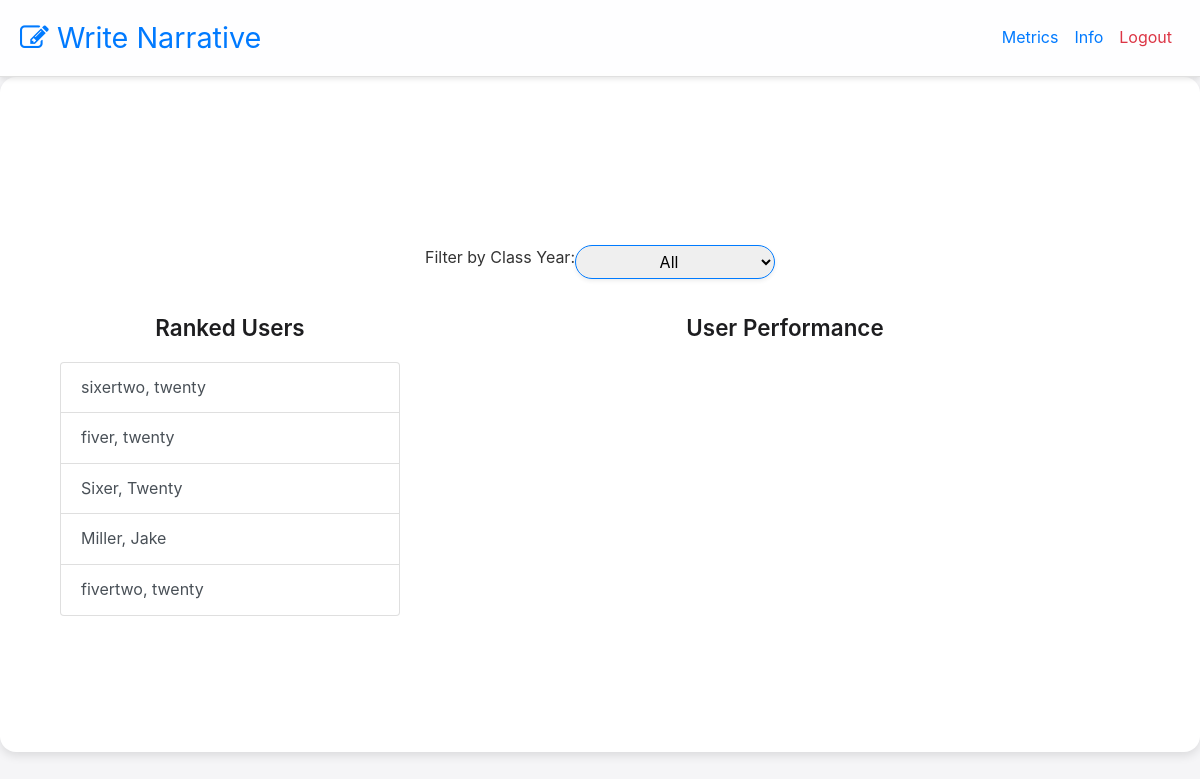
The page /phase-two (signed in) on the database as committed earlier.
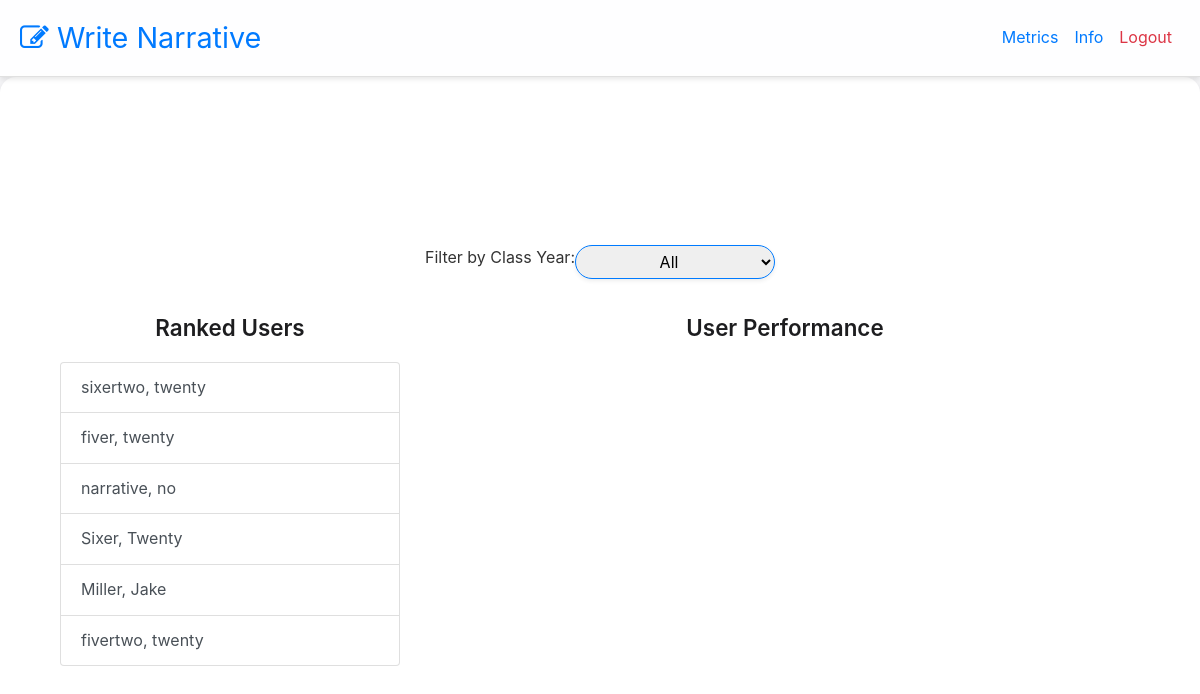
The same page on the database as committed later.
### website/models.py (models this page shows)
class Stratification(db.Model):
    id = db.Column(db.Integer, primary_key=True)
    overall_elo = db.Column(db.Integer)
    duty_perform_elo = db.Column(db.Integer)
    professionalism_elo = db.Column(db.Integer)
    leadership_elo = db.Column(db.Integer)
    character_elo = db.Column(db.Integer)
    num_comparisons = db.Column(db.Integer, default=0) #used to balance user comparisons
    comparison_history = db.Column(JSON, default=list)  # New field to track comparisons
    user_id = db.Column(db.Integer, db.ForeignKey('user.id'))

class User(db.Model, UserMixin):
    id = db.Column(db.Integer, primary_key=True)
    email = db.Column(db.String(150), unique=True)
    password = db.Column(db.String(150))
    first_name = db.Column(db.String(150))
    last_name = db.Column(db.String(150))
    notes = db.relationship('Note')
    supervisor_notes = db.relationship('Supervisor_Notes')
    feedback = db.relationship('Feedback')
    stratification = db.relationship('Stratification')
    info = db.relationship('Info')

### website/views.py (the view, shortened to what this page needs)
@views.route('/phase-two', methods=['GET', 'POST'])
@login_required
def phase_two():
    class_year = request.args.get('class_year', type=int)
    selected_user_id = request.args.get('selected_user', type=int)
    action = request.form.get('action')
    page = request.args.get('page', 1, type=int)
    admin_info = Info.query.filter_by(user_id=current_user.id).first()
    if not admin_info:
        return "Unauthorized Access", 403
    class_years = [row[0] for row in db.session.query(Info.class_year).distinct().order_by(Info.class_year.asc()).all()]
    query = db.session.query(
        User.id,
        User.first_name,
        User.last_name,
        Stratification.overall_elo,
        Note.data.label("note_data"),
        Supervisor_Notes.data.label("supervisor_data")
    ).join(Info, User.id == Info.user_id) \
        .join(Stratification, User.id == Stratification.user_id, isouter=True) \
        .join(Note, User.id == Note.user_id, isouter=True) \
        .join(Supervisor_Notes, User.id == Supervisor_Notes.user_id, isouter=True) \
        .filter(Info.squadron == admin_info.squadron)
    if class_year:
        query = query.filter(Info.class_year == class_year)
    query = query.order_by(Stratification.overall_elo.desc().nullslast(), User.last_name, User.first_name)
    users_paginated = query.paginate(page=page, error_out=False)
    users = users_paginated.items
    all_users = query.all()
    selected_user = None
    above_user = None
    below_user = None
    return render_template(
        "phase_two.html",
        users=users,
        selected_user=selected_user,
        above_user=above_user,
        below_user=below_user,
        class_year=class_year,
        class_years=class_years,
        pagination=users_paginated
    )

### website/templates/phase_two.html (shortened to what this page needs)
{% extends "base.html" %}
{% block content %}
<div class="container mt-5">
    <div class="row">
        <div class="col-md-12">
            <form method="GET" class="mb-3 d-flex justify-content-center">
                <label for="class_year" class="me-2 fw-bold">Filter by Class Year:  </label>
                <select name="class_year" id="class_year" class="form-select w-auto rounded-pill shadow-sm border-primary text-center" style="min-width: 200px;"  onchange="this.form.submit()">
                    <option value="">All</option>
                </select>
            </form>
        </div>
    </div>
    <div class="row">
        <div class="col-md-4">
            <h3 class="text-center">Ranked Users</h3>
            <div class="list-group">
                {% for user in users %}
                    <a href="?class_year={{ class_year }}&selected_user={{ user.id }}"
                       class="list-group-item list-group-item-action
                              {% if selected_user and selected_user.id == user.id %}active{% endif %}">
                        {{ user.last_name }}, {{ user.first_name }}
                    </a>
                {% endfor %}
            </div>
        </div>
        <div class="col-md-8">
            <h3 class="text-center">User Performance</h3>
        </div>
    </div>
</div>
{% endblock %}

Rows that differ between the two databases and show on the page:
added Stratification: last_name "narrative", first_name "no"
